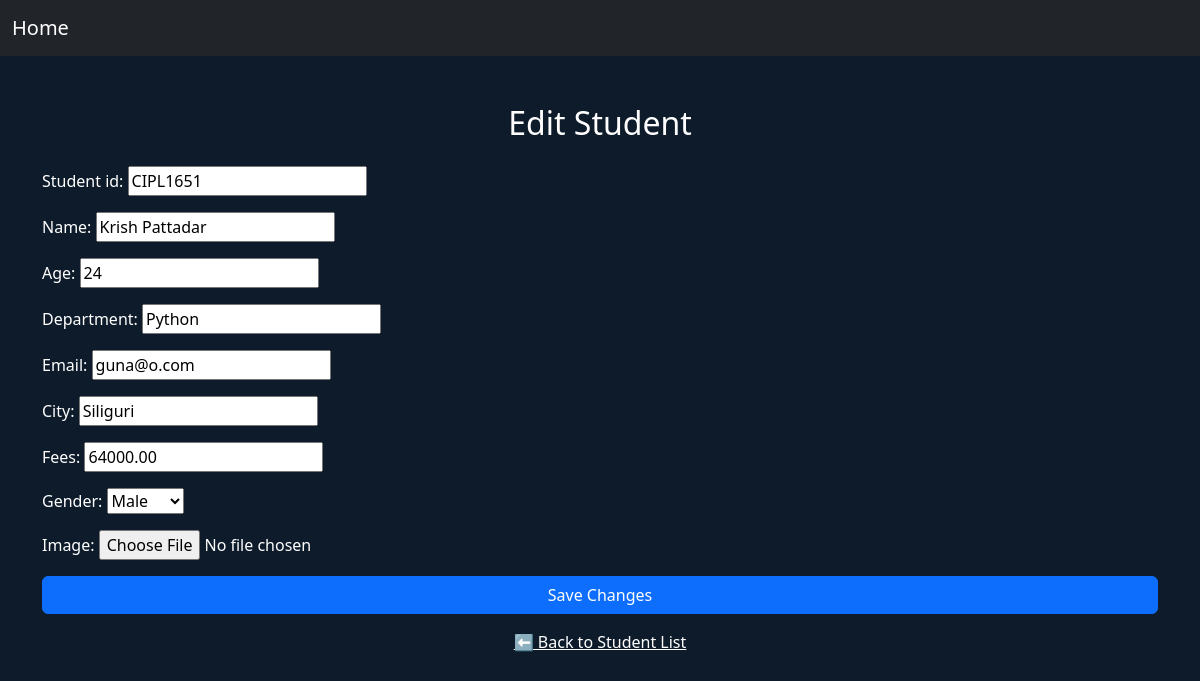
Page /student/edit/2/ (signed in) on the committed database.
### studentmanagementApp/models.py (models this page shows, shortened)
class Student(models.Model):
    GENDER_CHOICES = [
        ('M', 'Male'),
        ('F', 'Female'),
        ('O','Other'),
    ]
    student_id = models.CharField(max_length=100, null=True, blank=True)
    name = models.CharField(max_length=100)
    age = models.IntegerField ()
    email = models.EmailField()
    city = models.CharField(max_length=100)
    department = models.CharField(max_length=100)
    gender = models.CharField(max_length=100, choices=GENDER_CHOICES)
    image = models.ImageField(upload_to='images/', blank=True, null=True)
    fees = models.DecimalField(max_digits=10, decimal_places=2)

### studentmanagementApp/views.py (the view)
# urls.py: path('student/edit/<int:pk>/', views.edit_student, name='edit_student'),  # Edit student
@login_required
def edit_student(request, pk):
    student = get_object_or_404(Student, pk=pk)
    if request.method == 'POST':
        form = StudentForm(request.POST, request.FILES, instance=student)
        if form.is_valid():
            form.save()
            return redirect('student_list')
    else:
        form = StudentForm(instance=student)
    return render(request, 'studentmanagementApp/edit_student.html', {'form': form})

### studentmanagementApp/forms.py (shortened to what this page needs)
class StudentForm(forms.ModelForm):
    class Meta:
        model = Student  # Specify the model class
        fields = ['student_id', 'name', 'age', 'department', 'email', 'city', 'fees', 'gender', 'image',]  # Include all relevant fields

### studentmanagementApp/templates/studentmanagementApp/edit_student.html (shortened to what this page needs)
{% load static %}
<!DOCTYPE html>
<html lang="en">
<head>
    <link href="https://cdn.jsdelivr.net/npm/bootstrap@5.3.0/dist/css/bootstrap.min.css" rel="stylesheet">
</head>
<body>
<nav class="navbar navbar-expand-lg navbar-dark bg-dark">
    <div class="container-fluid">
        <a class="navbar-brand" href="{% url 'login' %}">Home</a>
    </div>
</nav>
<div class="container mt-5">
    <h2 class="text-center mb-4">Edit Student</h2>
    <form method="POST" enctype="multipart/form-data">
        {{ form.as_p }}
        <button type="submit" class="btn btn-primary w-100">Save Changes</button>
    </form>
    <div class="text-center mt-3">
        <a href="{% url 'student_list' %}">⬅ Back to Student List</a>
    </div>
</div>
</body>
</html>

### studentmanagementApp/templates/studentmanagementApp/edit_student.html (style rules this page uses)
body { background-color: #0d1b2a; color: white; }
.navbar { background-color: #102841; }
a, a:hover { color: #ffffff; }

### rows in the picture
Student: student_id "CIPL1651", name "Krish Pattadar", age "24", department "Python", email "guna@o.com", city "Siliguri", fees "64000.00", gender "Male"
